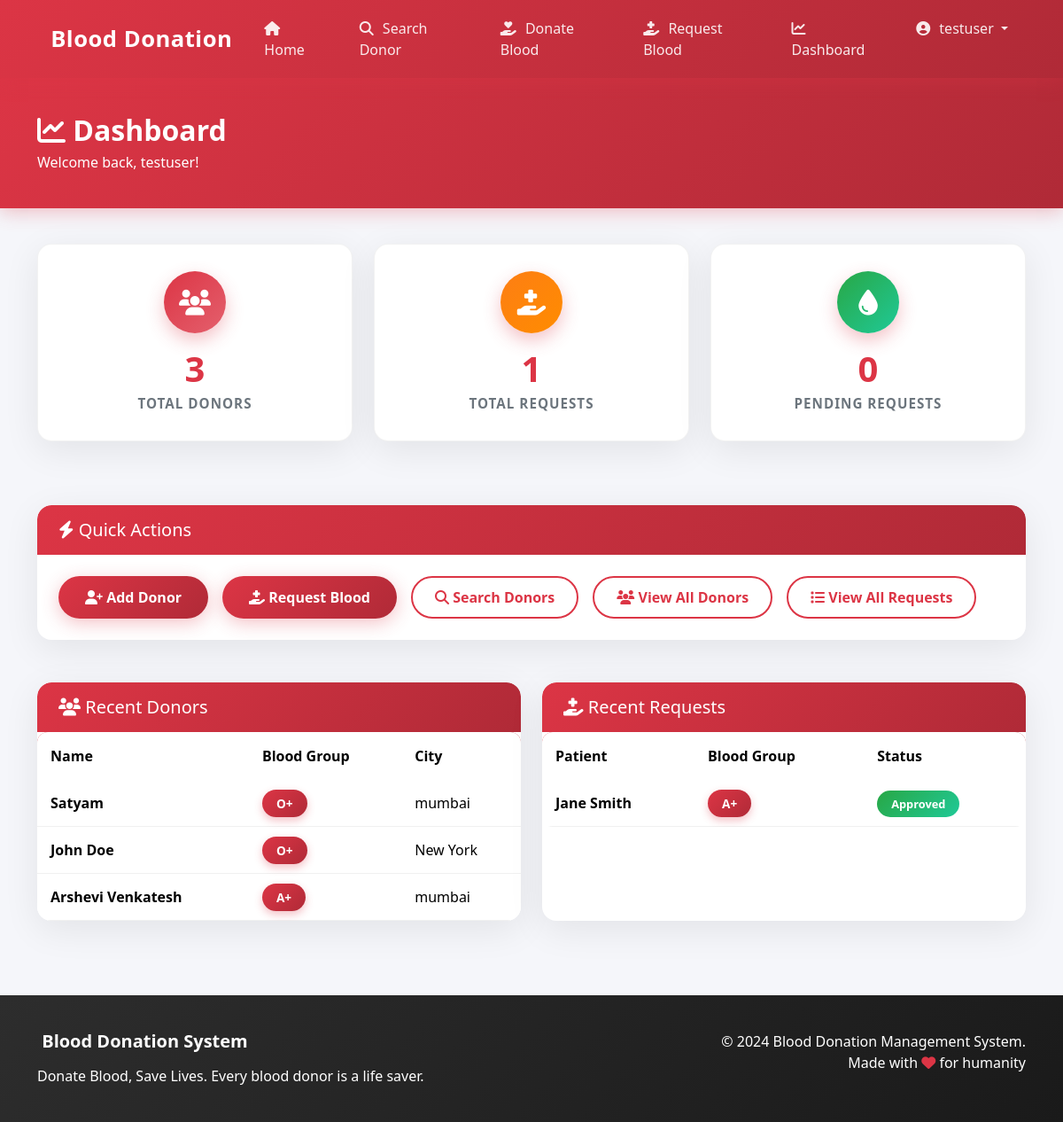
Page /dashboard/ (signed in) on the committed database.
### mainapp/models.py (models this page shows, shortened)
class Donor(models.Model):
    user = models.ForeignKey(User, on_delete=models.CASCADE)
    name = models.CharField(max_length=100)
    age = models.IntegerField()
    gender = models.CharField(max_length=10, choices=[
        ('Male', 'Male'),
        ('Female', 'Female'),
        ('Other', 'Other')
    ])
    blood_group = models.CharField(max_length=5, choices=[
        ('A+', 'A+'),
        ('A-', 'A-'),
        ('B+', 'B+'),
        ('B-', 'B-'),
        ('O+', 'O+'),
        ('O-', 'O-'),
        ('AB+', 'AB+'),
        ('AB-', 'AB-'),
    ])
    phone = models.CharField(max_length=15)
    city = models.CharField(max_length=100)
    last_donation = models.DateField(null=True, blank=True)
    created_at = models.DateTimeField(auto_now_add=True)
    updated_at = models.DateTimeField(auto_now=True)
    class Meta:
        ordering = ['-created_at']

class BloodRequest(models.Model):
    STATUS_CHOICES = [
        ('Pending', 'Pending'),
        ('Approved', 'Approved'),
        ('Rejected', 'Rejected')
    ]
    URGENCY_CHOICES = [
        ('Normal', 'Normal'),
        ('Urgent', 'Urgent'),
        ('Critical', 'Critical')
    ]
    user = models.ForeignKey(User, on_delete=models.CASCADE)
    patient_name = models.CharField(max_length=100)
    blood_group = models.CharField(max_length=5, choices=[
        ('A+', 'A+'),
        ('A-', 'A-'),
        ('B+', 'B+'),
        ('B-', 'B-'),
        ('O+', 'O+'),
        ('O-', 'O-'),
        ('AB+', 'AB+'),
        ('AB-', 'AB-'),
    ])
    units = models.IntegerField(default=1)
    hospital = models.CharField(max_length=200)
    city = models.CharField(max_length=100)
    urgency = models.CharField(max_length=20, choices=URGENCY_CHOICES, default='Normal')
    status = models.CharField(max_length=20, choices=STATUS_CHOICES, default='Pending')
    created_at = models.DateTimeField(auto_now_add=True)
    updated_at = models.DateTimeField(auto_now=True)
    class Meta:
        ordering = ['-created_at']

### mainapp/views.py (the view)
# urls.py: path('dashboard/', views.dashboard, name='dashboard'),
@login_required
def dashboard(request):
    total_donors = Donor.objects.count()
    total_requests = BloodRequest.objects.count()
    pending_requests = BloodRequest.objects.filter(status='Pending').count()
    approved_requests = BloodRequest.objects.filter(status='Approved').count()
    available_blood_groups = Donor.objects.values_list('blood_group', flat=True).distinct().count()
    recent_donors = Donor.objects.order_by('-created_at')[:5]
    recent_requests = BloodRequest.objects.order_by('-created_at')[:5]
    context = {
        'total_donors': total_donors,
        'total_requests': total_requests,
        'pending_requests': pending_requests,
        'approved_requests': approved_requests,
        'available_blood_groups': available_blood_groups,
        'recent_donors': recent_donors,
        'recent_requests': recent_requests,
    }
    return render(request, 'dashboard.html', context)

### templates/dashboard.html (shortened to what this page needs)
{% extends 'base.html' %}
{% block content %}
<div class="page-header">
    <div class="container">
        <h2><i class="fas fa-chart-line"></i> Dashboard</h2>
        <p class="mb-0">Welcome back, {{ user.username }}!</p>
    </div>
</div>
<div class="container">
    <div class="row mb-5">
        <div class="col-md-4 mb-4">
            <div class="stat-card">
                <div class="stat-icon">
                    <i class="fas fa-users"></i>
                </div>
                <div class="stat-number">{{ total_donors }}</div>
                <div class="stat-label">Total Donors</div>
            </div>
        </div>
        <div class="col-md-4 mb-4">
            <div class="stat-card">
                <div class="stat-icon" style="background: linear-gradient(135deg, #fd7e14 0%, #ff8c00 100%);">
                    <i class="fas fa-hand-holding-medical"></i>
                </div>
                <div class="stat-number">{{ total_requests }}</div>
                <div class="stat-label">Total Requests</div>
            </div>
        </div>
        <div class="col-md-4 mb-4">
            <div class="stat-card">
                <div class="stat-icon" style="background: linear-gradient(135deg, #28a745 0%, #20c997 100%);">
                    <i class="fas fa-tint"></i>
                </div>
                <div class="stat-number">{{ pending_requests }}</div>
                <div class="stat-label">Pending Requests</div>
            </div>
        </div>
    </div>
    <div class="row mb-5">
        <div class="col-12">
            <div class="card">
                <div class="card-header">
                    <h5 class="mb-0"><i class="fas fa-bolt"></i> Quick Actions</h5>
                </div>
                <div class="card-body">
                    <div class="d-flex flex-wrap gap-3">
                        <a href="{% url 'add_donor' %}" class="btn btn-blood">
                            <i class="fas fa-user-plus"></i> Add Donor
                        </a>
                        <a href="{% url 'request_blood' %}" class="btn btn-blood">
                            <i class="fas fa-hand-holding-medical"></i> Request Blood
                        </a>
                        <a href="{% url 'search' %}" class="btn btn-outline-blood">
                            <i class="fas fa-search"></i> Search Donors
                        </a>
                        <a href="{% url 'donor_list' %}" class="btn btn-outline-blood">
                            <i class="fas fa-users"></i> View All Donors
                        </a>
                        <a href="{% url 'request_list' %}" class="btn btn-outline-blood">
                            <i class="fas fa-list"></i> View All Requests
                        </a>
                    </div>
                </div>
            </div>
        </div>
    </div>
    <div class="row">
        <div class="col-lg-6 mb-4">
            <div class="card h-100">
                <div class="card-header">
                    <h5 class="mb-0"><i class="fas fa-users"></i> Recent Donors</h5>
                </div>
                <div class="card-body p-0">
                    {% if recent_donors %}
                    <div class="table-responsive">
                        <table class="table table-hover mb-0">
                            <thead>
                                <tr>
                                    <th>Name</th>
                                    <th>Blood Group</th>
                                    <th>City</th>
                                </tr>
                            </thead>
                            <tbody>
                                {% for donor in recent_donors %}
                                <tr>
                                    <td class="fw-bold">{{ donor.name }}</td>
                                    <td><span class="blood-type-badge">{{ donor.blood_group }}</span></td>
                                    <td>{{ donor.city }}</td>
                                </tr>
                                {% endfor %}
                            </tbody>
                        </table>
                    </div>
                    {% else %}
                    <div class="empty-state py-4">
                        <i class="fas fa-users"></i>
                        <h5>No Donors Yet</h5>
                        <p>Add your first donor to get started.</p>
                    </div>
                    {% endif %}
                </div>
            </div>
        </div>
        <div class="col-lg-6 mb-4">
            <div class="card h-100">
                <div class="card-header">
                    <h5 class="mb-0"><i class="fas fa-hand-holding-medical"></i> Recent Requests</h5>
                </div>
                <div class="card-body p-0">
                    {% if recent_requests %}
                    <div class="table-responsive">
                        <table class="table table-hover mb-0">
                            <thead>
                                <tr>
                                    <th>Patient</th>
                                    <th>Blood Group</th>
                                    <th>Status</th>
                                </tr>
                            </thead>
                            <tbody>
                                {% for req in recent_requests %}
                                <tr>
                                    <td class="fw-bold">{{ req.patient_name }}</td>
                                    <td><span class="blood-type-badge">{{ req.blood_group }}</span></td>
                                    <td>
                                        {% if req.status == 'Pending' %}
                                        <span class="status-badge status-pending">Pending</span>
                                        {% elif req.status == 'Approved' %}
                                        <span class="status-badge status-approved">Approved</span>
                                        {% else %}
                                        <span class="status-badge status-rejected">Rejected</span>
                                        {% endif %}
                                    </td>
                                </tr>
                                {% endfor %}
                            </tbody>
                        </table>
                    </div>
                    {% else %}
                    <div class="empty-state py-4">
                        <i class="fas fa-hand-holding-medical"></i>
                        <h5>No Requests Yet</h5>
                        <p>Submit your first blood request.</p>
                    </div>
                    {% endif %}
                </div>
            </div>
        </div>
    </div>
</div>
{% endblock %}

### templates/base.html (shortened to what this page needs)
<!DOCTYPE html>
<html lang="en">
<head>
    <link href="https://cdn.jsdelivr.net/npm/bootstrap@5.3.2/dist/css/bootstrap.min.css" rel="stylesheet">
    <link rel="stylesheet" href="https://cdnjs.cloudflare.com/ajax/libs/font-awesome/6.4.2/css/all.min.css">
</head>
<body>
    <nav class="navbar navbar-expand-lg navbar-dark sticky-top">
        <div class="container">
            <a class="navbar-brand" href="{% url 'home' %}">
                 Blood Donation
            </a>
            <div class="collapse navbar-collapse" id="navbarNav">
                <ul class="navbar-nav ms-auto">
                    <li class="nav-item">
                        <a class="nav-link" href="{% url 'home' %}">
                            <i class="fas fa-home"></i> Home
                        </a>
                    </li>
                    <li class="nav-item">
                        <a class="nav-link" href="{% url 'search' %}">
                            <i class="fas fa-search"></i> Search Donor
                        </a>
                    </li>
                    {% if user.is_authenticated %}
                    <li class="nav-item">
                        <a class="nav-link" href="{% url 'add_donor' %}">
                            <i class="fas fa-hand-holding-heart"></i> Donate Blood
                        </a>
                    </li>
                    <li class="nav-item">
                        <a class="nav-link" href="{% url 'request_blood' %}">
                            <i class="fas fa-hand-holding-medical"></i> Request Blood
                        </a>
                    </li>
                    <li class="nav-item">
                        <a class="nav-link" href="{% url 'dashboard' %}">
                            <i class="fas fa-chart-line"></i> Dashboard
                        </a>
                    </li>
                    <li class="nav-item dropdown">
                        <a class="nav-link dropdown-toggle" href="#" id="navbarDropdown" role="button" data-bs-toggle="dropdown">
                            <i class="fas fa-user-circle"></i> {{ user.username }}
                        </a>
                    </li>
                    {% endif %}
                </ul>
            </div>
        </div>
    </nav>
    {% block content %}{% endblock %}
    <footer class="footer">
        <div class="container">
            <div class="row">
                <div class="col-md-6">
                    <h5> Blood Donation System</h5>
                    <p class="mb-0">Donate Blood, Save Lives. Every blood donor is a life saver.</p>
                </div>
                <div class="col-md-6 text-md-end">
                    <p class="mb-0">&copy; 2024 Blood Donation Management System.</p>
                    <p class="mb-0">Made with <i class="fas fa-heart" style="color: var(--blood-red);"></i> for humanity</p>
                </div>
            </div>
        </div>
    </footer>
</body>
</html>

### templates/base.html (style rules this page uses)
:root { --blood-red: #dc3545; --blood-red-dark: #b02a37; --blood-red-light: #e4606d; --blood-red-pale: #fadbd8; }
* { margin: 0; padding: 0; box-sizing: border-box; }
body { font-family: 'Segoe UI', Tahoma, Geneva, Verdana, sans-serif; background-color: #f5f6fa; min-height: 100vh; }
.navbar { background: linear-gradient(135deg, var(--blood-red) 0%, var(--blood-red-dark) 100%) !important; padding: 12px 0; box-shadow: 0 4px 20px rgba(220, 53, 69, 0.3); }
.navbar-brand { font-weight: 700; font-size: 1.6rem; color: white !important; letter-spacing: 0.5px; }
.nav-link { color: rgba(255,255,255,0.9) !important; font-weight: 500; padding: 8px 16px !important; border-radius: 25px; transition: all 0.3s ease; margin: 0 4px; }
.nav-link i { margin-right: 6px; }
.card { border: none; border-radius: 16px; box-shadow: 0 10px 40px rgba(0,0,0,0.08); transition: all 0.3s ease; overflow: hidden; }
.card-header { background: linear-gradient(135deg, var(--blood-red) 0%, var(--blood-red-dark) 100%); color: white; border-radius: 16px 16px 0 0 !important; font-weight: 600; padding: 16px 24px; border: none; }
.card-body { padding: 24px; }
.stat-card { background: white; border-radius: 16px; padding: 30px 20px; text-align: center; box-shadow: 0 10px 40px rgba(0,0,0,0.08); transition: all 0.3s ease; border: 1px solid rgba(0,0,0,0.05); }
.stat-icon { width: 70px; height: 70px; background: linear-gradient(135deg, var(--blood-red) 0%, var(--blood-red-light) 100%); border-radius: 50%; display: flex; align-items: center; justify-content: center; margin: 0 auto 20px; color: white; font-size: 1.8rem; box-shadow: 0 8px 20px rgba(220, 53, 69, 0.3); }
.stat-number { font-size: 2.5rem; font-weight: 800; color: var(--blood-red); line-height: 1; }
.stat-label { color: #6c757d; font-size: 0.95rem; text-transform: uppercase; letter-spacing: 1px; margin-top: 8px; font-weight: 600; }
.blood-type-badge { background: linear-gradient(135deg, var(--blood-red) 0%, var(--blood-red-dark) 100%); color: white; padding: 6px 16px; border-radius: 25px; font-weight: 700; font-size: 0.85rem; box-shadow: 0 4px 10px rgba(220, 53, 69, 0.3); }
.status-badge { padding: 6px 16px; border-radius: 25px; font-weight: 600; font-size: 0.8rem; }
.status-approved { background: linear-gradient(135deg, #28a745, #20c997); color: white; }
.btn-blood { background: linear-gradient(135deg, var(--blood-red) 0%, var(--blood-red-dark) 100%); color: white; border: none; padding: 12px 30px; border-radius: 30px; font-weight: 600; transition: all 0.3s ease; box-shadow: 0 5px 20px rgba(220, 53, 69, 0.3); }
.btn-outline-blood { border: 2px solid var(--blood-red); color: var(--blood-red); background: transparent; padding: 10px 25px; border-radius: 30px; font-weight: 600; transition: all 0.3s ease; }
.table { border-radius: 12px; overflow: hidden; background: white; }
.table thead { background: linear-gradient(135deg, var(--blood-red) 0%, var(--blood-red-dark) 100%); color: white; }
.table th { font-weight: 600; padding: 15px; border: none; }
.table td { padding: 14px 15px; vertical-align: middle; border-color: #f0f0f0; }
.table tbody tr { transition: all 0.3s ease; }
.page-header { background: linear-gradient(135deg, var(--blood-red) 0%, var(--blood-red-dark) 100%); color: white; padding: 40px 0; margin-bottom: 40px; box-shadow: 0 4px 20px rgba(220, 53, 69, 0.3); }
.page-header h2 { font-weight: 700; margin-bottom: 5px; }
.footer { background: linear-gradient(135deg, #2d2d2d 0%, #1a1a1a 100%); color: white; padding: 40px 0; margin-top: 60px; }
.footer h5 { font-weight: 700; margin-bottom: 15px; }

### rows in the picture
Donor: name "Satyam", blood_group "O+", city "mumbai"
Donor: name "John Doe", blood_group "O+", city "New York"
Donor: name "Arshevi Venkatesh", blood_group "A+", city "mumbai"
BloodRequest: patient_name "Jane Smith", blood_group "A+", status "Approved"

### other values in the picture
{{ user.username }} "testuser"
{{ total_donors }} "3"
{{ total_requests }} "1"
{{ pending_requests }} "0"
